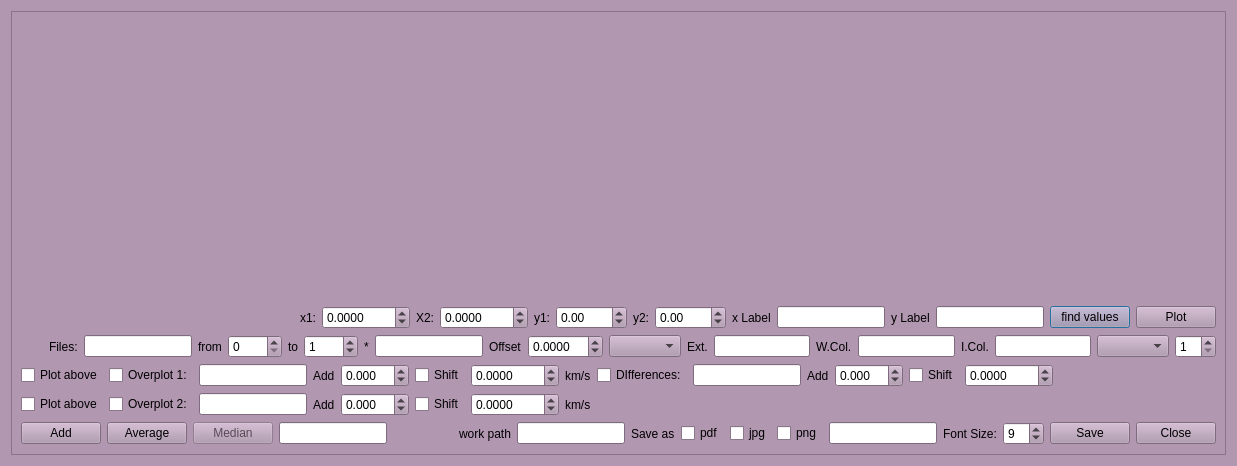
<?xml version="1.0" encoding="UTF-8"?>
<ui version="4.0">
 <class>PlotSequ</class>
 <widget class="QDialog" name="PlotSequ">
  <property name="geometry">
   <rect>
    <x>0</x>
    <y>0</y>
    <width>1237</width>
    <height>466</height>
   </rect>
  </property>
  <property name="palette">
   <palette>
    <active>
     <colorrole role="WindowText">
      <brush brushstyle="SolidPattern">
       <color alpha="255">
        <red>0</red>
        <green>0</green>
        <blue>0</blue>
       </color>
      </brush>
     </colorrole>
     <colorrole role="Button">
      <brush brushstyle="SolidPattern">
       <color alpha="255">
        <red>177</red>
        <green>151</green>
        <blue>176</blue>
       </color>
      </brush>
     </colorrole>
     <colorrole role="Light">
      <brush brushstyle="SolidPattern">
       <color alpha="255">
        <red>255</red>
        <green>228</green>
        <blue>254</blue>
       </color>
      </brush>
     </colorrole>
     <colorrole role="Midlight">
      <brush brushstyle="SolidPattern">
       <color alpha="255">
        <red>216</red>
        <green>189</green>
        <blue>215</blue>
       </color>
      </brush>
     </colorrole>
     <colorrole role="Dark">
      <brush brushstyle="SolidPattern">
       <color alpha="255">
        <red>88</red>
        <green>75</green>
        <blue>88</blue>
       </color>
      </brush>
     </colorrole>
     <colorrole role="Mid">
      <brush brushstyle="SolidPattern">
       <color alpha="255">
        <red>118</red>
        <green>101</green>
        <blue>117</blue>
       </color>
      </brush>
     </colorrole>
     <colorrole role="Text">
      <brush brushstyle="SolidPattern">
       <color alpha="255">
        <red>0</red>
        <green>0</green>
        <blue>0</blue>
       </color>
      </brush>
     </colorrole>
     <colorrole role="BrightText">
      <brush brushstyle="SolidPattern">
       <color alpha="255">
        <red>255</red>
        <green>255</green>
        <blue>255</blue>
       </color>
      </brush>
     </colorrole>
     <colorrole role="ButtonText">
      <brush brushstyle="SolidPattern">
       <color alpha="255">
        <red>0</red>
        <green>0</green>
        <blue>0</blue>
       </color>
      </brush>
     </colorrole>
     <colorrole role="Base">
      <brush brushstyle="SolidPattern">
       <color alpha="255">
        <red>255</red>
        <green>255</green>
        <blue>255</blue>
       </color>
      </brush>
     </colorrole>
     <colorrole role="Window">
      <brush brushstyle="SolidPattern">
       <color alpha="255">
        <red>177</red>
        <green>151</green>
        <blue>176</blue>
       </color>
      </brush>
     </colorrole>
     <colorrole role="Shadow">
      <brush brushstyle="SolidPattern">
       <color alpha="255">
        <red>0</red>
        <green>0</green>
        <blue>0</blue>
       </color>
      </brush>
     </colorrole>
     <colorrole role="AlternateBase">
      <brush brushstyle="SolidPattern">
       <color alpha="255">
        <red>216</red>
        <green>203</green>
        <blue>215</blue>
       </color>
      </brush>
     </colorrole>
     <colorrole role="ToolTipBase">
      <brush brushstyle="SolidPattern">
       <color alpha="255">
        <red>255</red>
        <green>255</green>
        <blue>220</blue>
       </color>
      </brush>
     </colorrole>
     <colorrole role="ToolTipText">
      <brush brushstyle="SolidPattern">
       <color alpha="255">
        <red>0</red>
        <green>0</green>
        <blue>0</blue>
       </color>
      </brush>
     </colorrole>
    </active>
    <inactive>
     <colorrole role="WindowText">
      <brush brushstyle="SolidPattern">
       <color alpha="255">
        <red>0</red>
        <green>0</green>
        <blue>0</blue>
       </color>
      </brush>
     </colorrole>
     <colorrole role="Button">
      <brush brushstyle="SolidPattern">
       <color alpha="255">
        <red>177</red>
        <green>151</green>
        <blue>176</blue>
       </color>
      </brush>
     </colorrole>
     <colorrole role="Light">
      <brush brushstyle="SolidPattern">
       <color alpha="255">
        <red>255</red>
        <green>228</green>
        <blue>254</blue>
       </color>
      </brush>
     </colorrole>
     <colorrole role="Midlight">
      <brush brushstyle="SolidPattern">
       <color alpha="255">
        <red>216</red>
        <green>189</green>
        <blue>215</blue>
       </color>
      </brush>
     </colorrole>
     <colorrole role="Dark">
      <brush brushstyle="SolidPattern">
       <color alpha="255">
        <red>88</red>
        <green>75</green>
        <blue>88</blue>
       </color>
      </brush>
     </colorrole>
     <colorrole role="Mid">
      <brush brushstyle="SolidPattern">
       <color alpha="255">
        <red>118</red>
        <green>101</green>
        <blue>117</blue>
       </color>
      </brush>
     </colorrole>
     <colorrole role="Text">
      <brush brushstyle="SolidPattern">
       <color alpha="255">
        <red>0</red>
        <green>0</green>
        <blue>0</blue>
       </color>
      </brush>
     </colorrole>
     <colorrole role="BrightText">
      <brush brushstyle="SolidPattern">
       <color alpha="255">
        <red>255</red>
        <green>255</green>
        <blue>255</blue>
       </color>
      </brush>
     </colorrole>
     <colorrole role="ButtonText">
      <brush brushstyle="SolidPattern">
       <color alpha="255">
        <red>0</red>
        <green>0</green>
        <blue>0</blue>
       </color>
      </brush>
     </colorrole>
     <colorrole role="Base">
      <brush brushstyle="SolidPattern">
       <color alpha="255">
        <red>255</red>
        <green>255</green>
        <blue>255</blue>
       </color>
      </brush>
     </colorrole>
     <colorrole role="Window">
      <brush brushstyle="SolidPattern">
       <color alpha="255">
        <red>177</red>
        <green>151</green>
        <blue>176</blue>
       </color>
      </brush>
     </colorrole>
     <colorrole role="Shadow">
      <brush brushstyle="SolidPattern">
       <color alpha="255">
        <red>0</red>
        <green>0</green>
        <blue>0</blue>
       </color>
      </brush>
     </colorrole>
     <colorrole role="AlternateBase">
      <brush brushstyle="SolidPattern">
       <color alpha="255">
        <red>216</red>
        <green>203</green>
        <blue>215</blue>
       </color>
      </brush>
     </colorrole>
     <colorrole role="ToolTipBase">
      <brush brushstyle="SolidPattern">
       <color alpha="255">
        <red>255</red>
        <green>255</green>
        <blue>220</blue>
       </color>
      </brush>
     </colorrole>
     <colorrole role="ToolTipText">
      <brush brushstyle="SolidPattern">
       <color alpha="255">
        <red>0</red>
        <green>0</green>
        <blue>0</blue>
       </color>
      </brush>
     </colorrole>
    </inactive>
    <disabled>
     <colorrole role="WindowText">
      <brush brushstyle="SolidPattern">
       <color alpha="255">
        <red>88</red>
        <green>75</green>
        <blue>88</blue>
       </color>
      </brush>
     </colorrole>
     <colorrole role="Button">
      <brush brushstyle="SolidPattern">
       <color alpha="255">
        <red>177</red>
        <green>151</green>
        <blue>176</blue>
       </color>
      </brush>
     </colorrole>
     <colorrole role="Light">
      <brush brushstyle="SolidPattern">
       <color alpha="255">
        <red>255</red>
        <green>228</green>
        <blue>254</blue>
       </color>
      </brush>
     </colorrole>
     <colorrole role="Midlight">
      <brush brushstyle="SolidPattern">
       <color alpha="255">
        <red>216</red>
        <green>189</green>
        <blue>215</blue>
       </color>
      </brush>
     </colorrole>
     <colorrole role="Dark">
      <brush brushstyle="SolidPattern">
       <color alpha="255">
        <red>88</red>
        <green>75</green>
        <blue>88</blue>
       </color>
      </brush>
     </colorrole>
     <colorrole role="Mid">
      <brush brushstyle="SolidPattern">
       <color alpha="255">
        <red>118</red>
        <green>101</green>
        <blue>117</blue>
       </color>
      </brush>
     </colorrole>
     <colorrole role="Text">
      <brush brushstyle="SolidPattern">
       <color alpha="255">
        <red>88</red>
        <green>75</green>
        <blue>88</blue>
       </color>
      </brush>
     </colorrole>
     <colorrole role="BrightText">
      <brush brushstyle="SolidPattern">
       <color alpha="255">
        <red>255</red>
        <green>255</green>
        <blue>255</blue>
       </color>
      </brush>
     </colorrole>
     <colorrole role="ButtonText">
      <brush brushstyle="SolidPattern">
       <color alpha="255">
        <red>88</red>
        <green>75</green>
        <blue>88</blue>
       </color>
      </brush>
     </colorrole>
     <colorrole role="Base">
      <brush brushstyle="SolidPattern">
       <color alpha="255">
        <red>177</red>
        <green>151</green>
        <blue>176</blue>
       </color>
      </brush>
     </colorrole>
     <colorrole role="Window">
      <brush brushstyle="SolidPattern">
       <color alpha="255">
        <red>177</red>
        <green>151</green>
        <blue>176</blue>
       </color>
      </brush>
     </colorrole>
     <colorrole role="Shadow">
      <brush brushstyle="SolidPattern">
       <color alpha="255">
        <red>0</red>
        <green>0</green>
        <blue>0</blue>
       </color>
      </brush>
     </colorrole>
     <colorrole role="AlternateBase">
      <brush brushstyle="SolidPattern">
       <color alpha="255">
        <red>177</red>
        <green>151</green>
        <blue>176</blue>
       </color>
      </brush>
     </colorrole>
     <colorrole role="ToolTipBase">
      <brush brushstyle="SolidPattern">
       <color alpha="255">
        <red>255</red>
        <green>255</green>
        <blue>220</blue>
       </color>
      </brush>
     </colorrole>
     <colorrole role="ToolTipText">
      <brush brushstyle="SolidPattern">
       <color alpha="255">
        <red>0</red>
        <green>0</green>
        <blue>0</blue>
       </color>
      </brush>
     </colorrole>
    </disabled>
   </palette>
  </property>
  <property name="font">
   <font>
    <pointsize>9</pointsize>
   </font>
  </property>
  <property name="windowTitle">
   <string>Dialog</string>
  </property>
  <layout class="QGridLayout" name="gridLayout">
   <item row="0" column="0">
    <widget class="QScrollArea" name="scrollArea">
     <property name="widgetResizable">
      <bool>true</bool>
     </property>
     <widget class="QWidget" name="scrollAreaWidgetContents">
      <property name="geometry">
       <rect>
        <x>0</x>
        <y>0</y>
        <width>1217</width>
        <height>446</height>
       </rect>
      </property>
      <layout class="QVBoxLayout" name="verticalLayout_2">
       <item>
        <widget class="QCustomPlot" name="customPlot" native="true">
         <property name="sizePolicy">
          <sizepolicy hsizetype="MinimumExpanding" vsizetype="MinimumExpanding">
           <horstretch>0</horstretch>
           <verstretch>0</verstretch>
          </sizepolicy>
         </property>
        </widget>
       </item>
       <item>
        <layout class="QHBoxLayout" name="horizontalLayout_4">
         <item>
          <layout class="QVBoxLayout" name="verticalLayout">
           <item>
            <layout class="QHBoxLayout" name="horizontalLayout">
             <item>
              <spacer name="horizontalSpacer_3">
               <property name="orientation">
                <enum>Qt::Horizontal</enum>
               </property>
               <property name="sizeType">
                <enum>QSizePolicy::Expanding</enum>
               </property>
               <property name="sizeHint" stdset="0">
                <size>
                 <width>40</width>
                 <height>20</height>
                </size>
               </property>
              </spacer>
             </item>
             <item>
              <widget class="QLabel" name="label">
               <property name="text">
                <string>x1:</string>
               </property>
              </widget>
             </item>
             <item>
              <widget class="QDoubleSpinBox" name="doubleSpinBox">
               <property name="decimals">
                <number>4</number>
               </property>
               <property name="minimum">
                <double>-9999.000000000000000</double>
               </property>
               <property name="maximum">
                <double>9999.000000000000000</double>
               </property>
              </widget>
             </item>
             <item>
              <widget class="QLabel" name="label_2">
               <property name="text">
                <string>X2:</string>
               </property>
              </widget>
             </item>
             <item>
              <widget class="QDoubleSpinBox" name="doubleSpinBox_2">
               <property name="decimals">
                <number>4</number>
               </property>
               <property name="minimum">
                <double>-9999.000000000000000</double>
               </property>
               <property name="maximum">
                <double>9999.000000000000000</double>
               </property>
               <property name="value">
                <double>0.000000000000000</double>
               </property>
              </widget>
             </item>
             <item>
              <widget class="QLabel" name="label_3">
               <property name="text">
                <string>y1:</string>
               </property>
              </widget>
             </item>
             <item>
              <widget class="QDoubleSpinBox" name="doubleSpinBox_3">
               <property name="minimum">
                <double>-999.000000000000000</double>
               </property>
               <property name="maximum">
                <double>9999.989999999999782</double>
               </property>
              </widget>
             </item>
             <item>
              <widget class="QLabel" name="label_4">
               <property name="text">
                <string>y2:</string>
               </property>
              </widget>
             </item>
             <item>
              <widget class="QDoubleSpinBox" name="doubleSpinBox_4">
               <property name="minimum">
                <double>-999.000000000000000</double>
               </property>
               <property name="maximum">
                <double>9999.000000000000000</double>
               </property>
              </widget>
             </item>
             <item>
              <widget class="QLabel" name="label_8">
               <property name="text">
                <string>x Label</string>
               </property>
              </widget>
             </item>
             <item>
              <widget class="QLineEdit" name="lineEdit_2">
               <property name="sizePolicy">
                <sizepolicy hsizetype="Minimum" vsizetype="Fixed">
                 <horstretch>0</horstretch>
                 <verstretch>0</verstretch>
                </sizepolicy>
               </property>
              </widget>
             </item>
             <item>
              <widget class="QLabel" name="label_9">
               <property name="text">
                <string>y Label</string>
               </property>
              </widget>
             </item>
             <item>
              <widget class="QLineEdit" name="lineEdit_3">
               <property name="sizePolicy">
                <sizepolicy hsizetype="Minimum" vsizetype="Fixed">
                 <horstretch>0</horstretch>
                 <verstretch>0</verstretch>
                </sizepolicy>
               </property>
              </widget>
             </item>
             <item>
              <widget class="QPushButton" name="pushButton_3">
               <property name="text">
                <string>find values</string>
               </property>
              </widget>
             </item>
             <item>
              <widget class="QPushButton" name="pushButton_2">
               <property name="sizePolicy">
                <sizepolicy hsizetype="Maximum" vsizetype="Fixed">
                 <horstretch>0</horstretch>
                 <verstretch>0</verstretch>
                </sizepolicy>
               </property>
               <property name="text">
                <string>Plot</string>
               </property>
              </widget>
             </item>
            </layout>
           </item>
           <item>
            <layout class="QHBoxLayout" name="horizontalLayout_2">
             <item>
              <spacer name="horizontalSpacer_2">
               <property name="orientation">
                <enum>Qt::Horizontal</enum>
               </property>
               <property name="sizeType">
                <enum>QSizePolicy::Expanding</enum>
               </property>
               <property name="sizeHint" stdset="0">
                <size>
                 <width>40</width>
                 <height>20</height>
                </size>
               </property>
              </spacer>
             </item>
             <item>
              <widget class="QLabel" name="label_5">
               <property name="text">
                <string>Files:</string>
               </property>
              </widget>
             </item>
             <item>
              <widget class="QLineEdit" name="lineEdit">
               <property name="sizePolicy">
                <sizepolicy hsizetype="Minimum" vsizetype="Fixed">
                 <horstretch>0</horstretch>
                 <verstretch>0</verstretch>
                </sizepolicy>
               </property>
              </widget>
             </item>
             <item>
              <widget class="QLabel" name="label_6">
               <property name="text">
                <string>from</string>
               </property>
              </widget>
             </item>
             <item>
              <widget class="QSpinBox" name="spinBox">
               <property name="maximum">
                <number>9999</number>
               </property>
               <property name="value">
                <number>0</number>
               </property>
              </widget>
             </item>
             <item>
              <widget class="QLabel" name="label_7">
               <property name="text">
                <string>to</string>
               </property>
              </widget>
             </item>
             <item>
              <widget class="QSpinBox" name="spinBox_2">
               <property name="maximum">
                <number>9999</number>
               </property>
               <property name="value">
                <number>1</number>
               </property>
              </widget>
             </item>
             <item>
              <widget class="QLabel" name="label_17">
               <property name="text">
                <string>*</string>
               </property>
              </widget>
             </item>
             <item>
              <widget class="QLineEdit" name="lineEdit_9">
               <property name="sizePolicy">
                <sizepolicy hsizetype="Minimum" vsizetype="Fixed">
                 <horstretch>0</horstretch>
                 <verstretch>0</verstretch>
                </sizepolicy>
               </property>
              </widget>
             </item>
             <item>
              <widget class="QLabel" name="label_13">
               <property name="text">
                <string>Offset</string>
               </property>
              </widget>
             </item>
             <item>
              <widget class="QDoubleSpinBox" name="doubleSpinBox_5">
               <property name="decimals">
                <number>4</number>
               </property>
               <property name="minimum">
                <double>-99.000000000000000</double>
               </property>
               <property name="singleStep">
                <double>0.100000000000000</double>
               </property>
              </widget>
             </item>
             <item>
              <widget class="QComboBox" name="comboBox"/>
             </item>
             <item>
              <widget class="QLabel" name="label_14">
               <property name="text">
                <string>Ext.</string>
               </property>
              </widget>
             </item>
             <item>
              <widget class="QLineEdit" name="lineEdit_6">
               <property name="sizePolicy">
                <sizepolicy hsizetype="Maximum" vsizetype="Fixed">
                 <horstretch>0</horstretch>
                 <verstretch>0</verstretch>
                </sizepolicy>
               </property>
              </widget>
             </item>
             <item>
              <widget class="QLabel" name="label_15">
               <property name="text">
                <string>W.Col.</string>
               </property>
              </widget>
             </item>
             <item>
              <widget class="QLineEdit" name="lineEdit_7">
               <property name="sizePolicy">
                <sizepolicy hsizetype="Maximum" vsizetype="Fixed">
                 <horstretch>0</horstretch>
                 <verstretch>0</verstretch>
                </sizepolicy>
               </property>
              </widget>
             </item>
             <item>
              <widget class="QLabel" name="label_16">
               <property name="text">
                <string>I.Col.</string>
               </property>
              </widget>
             </item>
             <item>
              <widget class="QLineEdit" name="lineEdit_8">
               <property name="sizePolicy">
                <sizepolicy hsizetype="Maximum" vsizetype="Fixed">
                 <horstretch>0</horstretch>
                 <verstretch>0</verstretch>
                </sizepolicy>
               </property>
              </widget>
             </item>
             <item>
              <widget class="QComboBox" name="comboBox_2">
               <property name="sizePolicy">
                <sizepolicy hsizetype="Maximum" vsizetype="Fixed">
                 <horstretch>0</horstretch>
                 <verstretch>0</verstretch>
                </sizepolicy>
               </property>
              </widget>
             </item>
             <item>
              <widget class="QSpinBox" name="spinBox_4">
               <property name="minimum">
                <number>1</number>
               </property>
              </widget>
             </item>
            </layout>
           </item>
           <item>
            <layout class="QHBoxLayout" name="horizontalLayout_5">
             <item>
              <widget class="QCheckBox" name="checkBox_10">
               <property name="text">
                <string>Plot above</string>
               </property>
              </widget>
             </item>
             <item>
              <widget class="QCheckBox" name="checkBox_4">
               <property name="text">
                <string>Overplot 1:</string>
               </property>
              </widget>
             </item>
             <item>
              <widget class="QLineEdit" name="lineEdit_11">
               <property name="sizePolicy">
                <sizepolicy hsizetype="Minimum" vsizetype="Fixed">
                 <horstretch>0</horstretch>
                 <verstretch>0</verstretch>
                </sizepolicy>
               </property>
              </widget>
             </item>
             <item>
              <widget class="QLabel" name="label_20">
               <property name="text">
                <string>Add</string>
               </property>
              </widget>
             </item>
             <item>
              <widget class="QDoubleSpinBox" name="doubleSpinBox_6">
               <property name="decimals">
                <number>3</number>
               </property>
               <property name="minimum">
                <double>-99.989999999999995</double>
               </property>
              </widget>
             </item>
             <item>
              <widget class="QCheckBox" name="checkBox_6">
               <property name="text">
                <string>Shift</string>
               </property>
              </widget>
             </item>
             <item>
              <widget class="QDoubleSpinBox" name="doubleSpinBox_8">
               <property name="decimals">
                <number>4</number>
               </property>
               <property name="minimum">
                <double>-9999.989999999999782</double>
               </property>
               <property name="maximum">
                <double>9999.989999999999782</double>
               </property>
              </widget>
             </item>
             <item>
              <widget class="QLabel" name="label_18">
               <property name="text">
                <string>km/s</string>
               </property>
              </widget>
             </item>
             <item>
              <widget class="QCheckBox" name="checkBox_8">
               <property name="text">
                <string>DIfferences:</string>
               </property>
              </widget>
             </item>
             <item>
              <widget class="QLineEdit" name="lineEdit_13">
               <property name="sizePolicy">
                <sizepolicy hsizetype="Minimum" vsizetype="Fixed">
                 <horstretch>0</horstretch>
                 <verstretch>0</verstretch>
                </sizepolicy>
               </property>
              </widget>
             </item>
             <item>
              <widget class="QLabel" name="label_22">
               <property name="text">
                <string>Add</string>
               </property>
              </widget>
             </item>
             <item>
              <widget class="QDoubleSpinBox" name="doubleSpinBox_10">
               <property name="decimals">
                <number>3</number>
               </property>
               <property name="minimum">
                <double>-99.989999999999995</double>
               </property>
              </widget>
             </item>
             <item>
              <widget class="QCheckBox" name="checkBox_9">
               <property name="text">
                <string>Shift</string>
               </property>
              </widget>
             </item>
             <item>
              <widget class="QDoubleSpinBox" name="doubleSpinBox_11">
               <property name="decimals">
                <number>4</number>
               </property>
               <property name="minimum">
                <double>-9999.989999999999782</double>
               </property>
               <property name="maximum">
                <double>9999.989999999999782</double>
               </property>
              </widget>
             </item>
             <item>
              <spacer name="horizontalSpacer">
               <property name="orientation">
                <enum>Qt::Horizontal</enum>
               </property>
               <property name="sizeHint" stdset="0">
                <size>
                 <width>40</width>
                 <height>20</height>
                </size>
               </property>
              </spacer>
             </item>
            </layout>
           </item>
           <item>
            <layout class="QHBoxLayout" name="horizontalLayout_6">
             <item>
              <widget class="QCheckBox" name="checkBox_11">
               <property name="text">
                <string>Plot above</string>
               </property>
              </widget>
             </item>
             <item>
              <widget class="QCheckBox" name="checkBox_5">
               <property name="text">
                <string>Overplot 2:</string>
               </property>
              </widget>
             </item>
             <item>
              <widget class="QLineEdit" name="lineEdit_12">
               <property name="sizePolicy">
                <sizepolicy hsizetype="Minimum" vsizetype="Fixed">
                 <horstretch>0</horstretch>
                 <verstretch>0</verstretch>
                </sizepolicy>
               </property>
              </widget>
             </item>
             <item>
              <widget class="QLabel" name="label_21">
               <property name="text">
                <string>Add</string>
               </property>
              </widget>
             </item>
             <item>
              <widget class="QDoubleSpinBox" name="doubleSpinBox_7">
               <property name="decimals">
                <number>3</number>
               </property>
               <property name="minimum">
                <double>-99.989999999999995</double>
               </property>
              </widget>
             </item>
             <item>
              <widget class="QCheckBox" name="checkBox_7">
               <property name="text">
                <string>Shift</string>
               </property>
              </widget>
             </item>
             <item>
              <widget class="QDoubleSpinBox" name="doubleSpinBox_9">
               <property name="decimals">
                <number>4</number>
               </property>
               <property name="minimum">
                <double>-9999.989999999999782</double>
               </property>
               <property name="maximum">
                <double>9999.989999999999782</double>
               </property>
              </widget>
             </item>
             <item>
              <widget class="QLabel" name="label_19">
               <property name="text">
                <string>km/s</string>
               </property>
              </widget>
             </item>
             <item>
              <spacer name="horizontalSpacer_4">
               <property name="orientation">
                <enum>Qt::Horizontal</enum>
               </property>
               <property name="sizeHint" stdset="0">
                <size>
                 <width>40</width>
                 <height>20</height>
                </size>
               </property>
              </spacer>
             </item>
            </layout>
           </item>
           <item>
            <layout class="QHBoxLayout" name="horizontalLayout_3">
             <item>
              <widget class="QPushButton" name="pushButton_5">
               <property name="sizePolicy">
                <sizepolicy hsizetype="Maximum" vsizetype="Fixed">
                 <horstretch>0</horstretch>
                 <verstretch>0</verstretch>
                </sizepolicy>
               </property>
               <property name="text">
                <string>Add</string>
               </property>
              </widget>
             </item>
             <item>
              <widget class="QPushButton" name="pushButton_6">
               <property name="sizePolicy">
                <sizepolicy hsizetype="Maximum" vsizetype="Fixed">
                 <horstretch>0</horstretch>
                 <verstretch>0</verstretch>
                </sizepolicy>
               </property>
               <property name="text">
                <string>Average</string>
               </property>
              </widget>
             </item>
             <item>
              <widget class="QPushButton" name="pushButton_7">
               <property name="enabled">
                <bool>false</bool>
               </property>
               <property name="sizePolicy">
                <sizepolicy hsizetype="Maximum" vsizetype="Fixed">
                 <horstretch>0</horstretch>
                 <verstretch>0</verstretch>
                </sizepolicy>
               </property>
               <property name="text">
                <string>Median</string>
               </property>
              </widget>
             </item>
             <item>
              <widget class="QLineEdit" name="lineEdit_10">
               <property name="sizePolicy">
                <sizepolicy hsizetype="Minimum" vsizetype="Fixed">
                 <horstretch>0</horstretch>
                 <verstretch>0</verstretch>
                </sizepolicy>
               </property>
              </widget>
             </item>
             <item>
              <spacer name="horizontalSpacer_6">
               <property name="orientation">
                <enum>Qt::Horizontal</enum>
               </property>
               <property name="sizeType">
                <enum>QSizePolicy::Expanding</enum>
               </property>
               <property name="sizeHint" stdset="0">
                <size>
                 <width>40</width>
                 <height>20</height>
                </size>
               </property>
              </spacer>
             </item>
             <item>
              <widget class="QLabel" name="label_11">
               <property name="text">
                <string>work path</string>
               </property>
              </widget>
             </item>
             <item>
              <widget class="QLineEdit" name="lineEdit_5">
               <property name="sizePolicy">
                <sizepolicy hsizetype="Minimum" vsizetype="Fixed">
                 <horstretch>0</horstretch>
                 <verstretch>0</verstretch>
                </sizepolicy>
               </property>
              </widget>
             </item>
             <item>
              <widget class="QLabel" name="label_10">
               <property name="text">
                <string>Save as</string>
               </property>
              </widget>
             </item>
             <item>
              <widget class="QCheckBox" name="checkBox">
               <property name="text">
                <string>pdf</string>
               </property>
              </widget>
             </item>
             <item>
              <widget class="QCheckBox" name="checkBox_3">
               <property name="text">
                <string>jpg</string>
               </property>
              </widget>
             </item>
             <item>
              <widget class="QCheckBox" name="checkBox_2">
               <property name="text">
                <string>png</string>
               </property>
              </widget>
             </item>
             <item>
              <widget class="QLineEdit" name="lineEdit_4">
               <property name="sizePolicy">
                <sizepolicy hsizetype="Minimum" vsizetype="Fixed">
                 <horstretch>0</horstretch>
                 <verstretch>0</verstretch>
                </sizepolicy>
               </property>
              </widget>
             </item>
             <item>
              <widget class="QLabel" name="label_12">
               <property name="text">
                <string>Font Size:</string>
               </property>
              </widget>
             </item>
             <item>
              <widget class="QSpinBox" name="spinBox_3">
               <property name="sizePolicy">
                <sizepolicy hsizetype="Maximum" vsizetype="Fixed">
                 <horstretch>0</horstretch>
                 <verstretch>0</verstretch>
                </sizepolicy>
               </property>
               <property name="value">
                <number>9</number>
               </property>
              </widget>
             </item>
             <item>
              <widget class="QPushButton" name="pushButton_4">
               <property name="text">
                <string>Save</string>
               </property>
              </widget>
             </item>
             <item>
              <widget class="QPushButton" name="pushButton">
               <property name="text">
                <string>Close</string>
               </property>
              </widget>
             </item>
            </layout>
           </item>
          </layout>
         </item>
        </layout>
       </item>
      </layout>
     </widget>
    </widget>
   </item>
  </layout>
 </widget>
 <customwidgets>
  <customwidget>
   <class>QCustomPlot</class>
   <extends>QWidget</extends>
   <header>qcustomplot.h</header>
   <container>1</container>
  </customwidget>
 </customwidgets>
 <resources/>
 <connections>
  <connection>
   <sender>pushButton</sender>
   <signal>clicked()</signal>
   <receiver>PlotSequ</receiver>
   <slot>close()</slot>
   <hints>
    <hint type="sourcelabel">
     <x>882</x>
     <y>372</y>
    </hint>
    <hint type="destinationlabel">
     <x>763</x>
     <y>395</y>
    </hint>
   </hints>
  </connection>
 </connections>
</ui>
